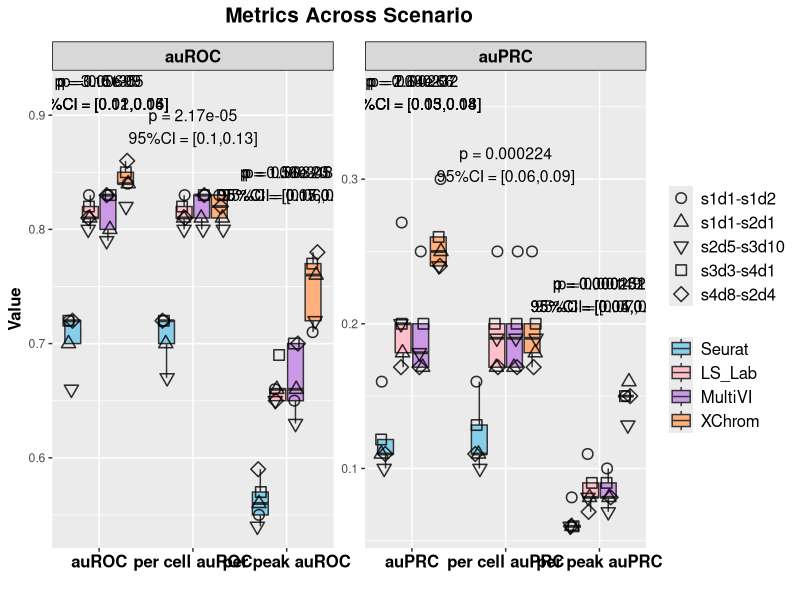
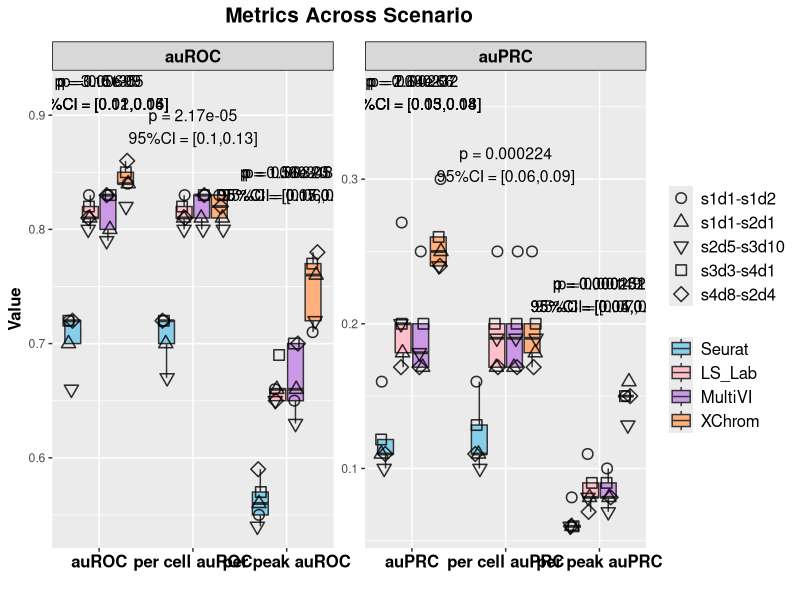

Write R code to recreate these figures, in order.
library(ggplot2)
library(readr)
library(dplyr)
library(tidyr)

df <- read_csv('inter_method_auc.csv')

# Convert Metric & Method & Dataset to factor and specify the order
df$Metric <- factor(df$Metric, levels = c("auROC", "per cell auROC", "per peak auROC", 
                                          "auPRC", "per cell auPRC", "per peak auPRC"))
df$Method <- factor(df$Method, levels = c("Seurat", "LS_Lab", "MultiVI", "XChrom"))
df$Dataset<-factor(df$Dataset,levels = c('s1d1-s1d2','s1d1-s2d1','s2d5-s3d10','s3d3-s4d1','s4d8-s2d4'))
df %>%
  group_by(Metric, Method) %>%
  summarise(Dataset_Count = n_distinct(Dataset), .groups = "drop")

#################################### facet ######################################
# Add 2 new column to group auROC(overall,per-cell,per-peak) and auPRC(overall,per-cell,per-peak),respectively

df <- df %>%
  mutate(MetricType = ifelse(grepl("auROC", Metric), "auROC", "auPRC"))%>%
  mutate(MetricType = factor(MetricType, levels = c("auROC", "auPRC")))

# Obtain all the methods that need to be compared (excluding XChrom itself)
other_methods <- unique(df$Method[df$Method != "XChrom"])

# Extract the data of XChrom as the benchmark
xchrom_data <- df %>% 
  filter(Method == "XChrom") %>% 
  select(Dataset, Metric, MetricType, Value_XChrom = Value)

# Generate comparative data
comparison_data <- df %>%
  filter(Method != "XChrom") %>% 
  inner_join(xchrom_data, by = c("Dataset", "Metric", "MetricType")) %>%
  mutate(diff = Value_XChrom - Value)

# Calculate statistical results
annotation_df <- comparison_data %>%
  group_by(Metric, Method) %>%  # Group by Metric & Method
  summarise(
    mean_diff = mean(diff, na.rm = TRUE),
    se_diff = sd(diff, na.rm = TRUE) / sqrt(n()),
    lower_ci = mean_diff - qt(0.975, df = n()-1) * se_diff,
    upper_ci = mean_diff + qt(0.975, df = n()-1) * se_diff,
    p_value = t.test(Value_XChrom, Value, paired = TRUE)$p.value,
    .groups = "drop"
  ) %>%
  mutate(
    p_value_label = ifelse(p_value < 0.05,
                           paste0("p = ", signif(p_value, digits = 3)),
                           NA_character_)
  ) %>%
  # Merge the MetricType and Y-axis position information
  left_join(distinct(df, Metric, MetricType), by = "Metric") %>% 
  left_join(
    df %>% group_by(Metric) %>% summarise(max_val = max(Value)),
    by = "Metric"
  ) %>% 
  mutate(y_position = ifelse(p_value < 0.05, max_val + 0.06, NA_real_))

ggplot(df, aes(x = Metric, y = Value,)) +
  geom_boxplot(aes(group = interaction(Metric, Method), fill = Method), 
               alpha = 1, outlier.shape = NA) + 
  geom_jitter(
    aes(group = interaction(Metric, Method), shape = Dataset),
    position = position_jitterdodge(
      jitter.width = 0.2,   
      dodge.width = 0.8    
    ),size = 3,alpha = 0.8,color = "black",stroke = 0.8)+
  scale_fill_manual(values = c("Seurat" = "skyblue", 'LS_Lab' = "pink",'MultiVI'='#CC99E6',"XChrom" = "#FFB07C")) + 
  scale_shape_manual(
    values = c(
      "s1d1-s1d2" = 1,   
      "s1d1-s2d1" = 2,   
      "s4d8-s2d4" = 5,   
      "s3d3-s4d1" = 0,    
      "s2d5-s3d10" = 6    
    ))+
  scale_x_discrete(expand = expansion(add = c(0.5, 0.5))) + 
  guides(shape = guide_legend(order = 1), fill = guide_legend(order = 2)) + 
  facet_wrap(~MetricType, scales = "free")+
  theme_set(theme_bw())+
  # theme_minimal() +
  theme(
    axis.text.x = element_text(angle = 0, hjust = 0.5, size = 12, face = "bold", color = "black", margin = margin(t =2)),
    axis.title = element_text(size = 12, color = "black", face = "bold"),
    legend.title = element_blank(),
    plot.title = element_text(hjust = 0.5, size = 15, face = "bold",margin = margin(b = 10)),
    legend.text = element_text(size = 12),
    strip.background = element_rect(fill = rgb(0.5, 0.5, 0.5, 0.3),color = "black", size = 0.5),  
    strip.text = element_text(size = 12, face = "bold", color = "black"),  
    strip.text.x = element_text(size = 12, face = "bold",color = "black"), 
  ) +
  labs(title = "Metrics Across Scenario", x = "", y = "Value") +
  geom_text(
    data = annotation_df[annotation_df$p_value<0.05,],
    aes(x = Metric, y = y_position,group = MetricType, 
        label = paste0(p_value_label, "\n95%CI = [",
                       round(lower_ci, 2), ",",
                       round(upper_ci, 2), "]")),
    inherit.aes = FALSE,size = 4,
    color = "black",hjust = 0.5)

ggsave("inter_method_auc_box.pdf", plot = last_plot(), 
       width = 20, height = 6, units = "in",dpi=300)
